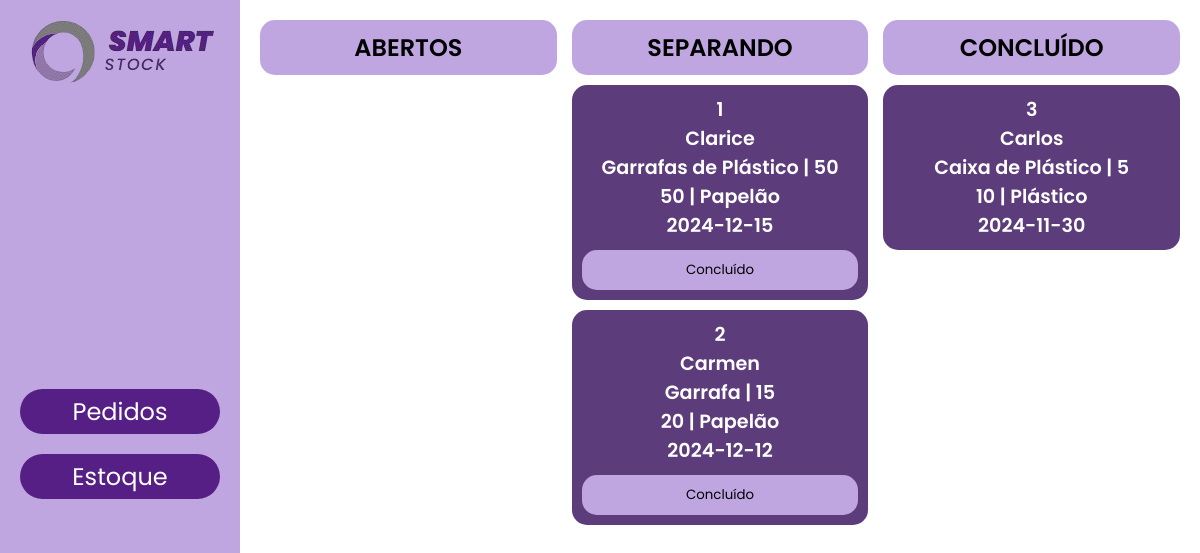
/pedidos.php, run on an earlier commit of the app's database.
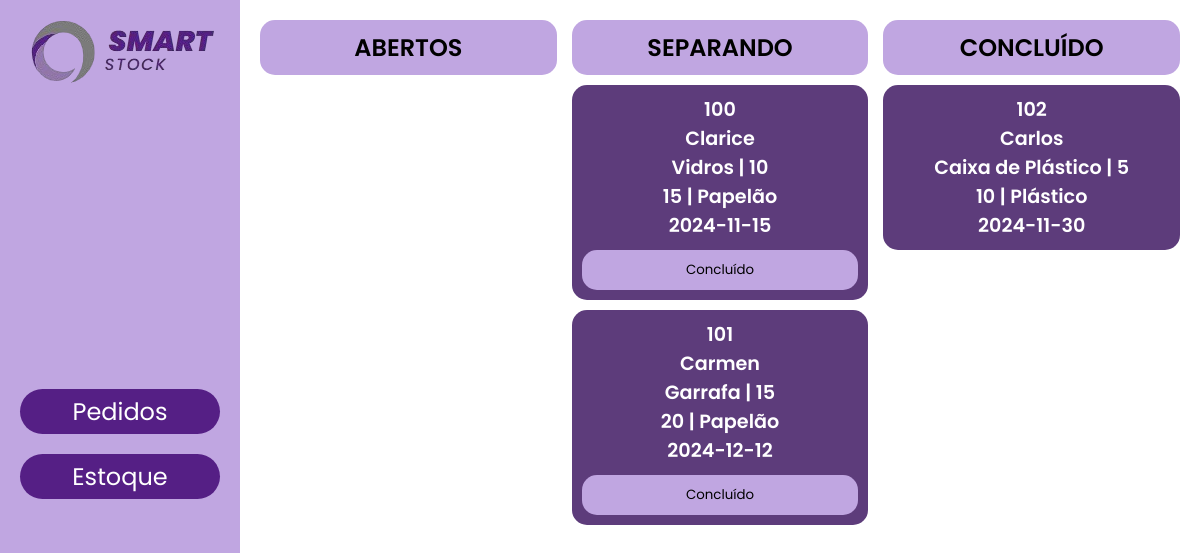
And on a later commit of the database.
### tables this page shows
CREATE TABLE IF NOT EXISTS Solicitacoes_Pedidos (
    Id_Solicitacao INT AUTO_INCREMENT PRIMARY KEY,
    Id_Usuario INT,
    Produto VARCHAR(100) NOT NULL,
    Quantidade_Produto INT NOT NULL,
    Tipo_caixa VARCHAR(100) NOT NULL,
    Tamanho_Caixa VARCHAR(100) NOT NULL,
    Quantidade_Caixa INT NOT NULL,
    Status_Separacao VARCHAR(100) NOT NULL,
    Cliente VARCHAR(100) NOT NULL,
    Prazo DATE NOT NULL,
    FOREIGN KEY (Id_Usuario) REFERENCES Usuarios(Id) ON DELETE CASCADE
);

CREATE TABLE IF NOT EXISTS Usuarios (
    Id INT AUTO_INCREMENT PRIMARY KEY,
    Nome VARCHAR(100) NOT NULL,
    Email VARCHAR(100) NOT NULL UNIQUE,
    Senha VARCHAR(60) NOT NULL
);

### pedidos.php (the view, shortened to what this page needs)
<?php
require_once("connect_db.php");
?>
<!DOCTYPE html>
<html lang="pt-br">
<head>
    <link rel="stylesheet" href="stylepedidos.css" />
</head>
<body>
    <main>
        <nav>
            <img src="imagens/Logo Login.png" alt="logo" class="logo" />
            <ul class="nav-list">
                <li><a href="pedidos.php">Pedidos</a></li>
                <li><a href="estoque.php">Estoque</a></li>
            </ul>
        </nav>
        <section class="container">
            <?php
            $statuses = [
                "ABERTOS" => "Abertos",
                "SEPARANDO" => "Em andamento",
                "CONCLUÍDO" => "Entregue"
            ];
            foreach ($statuses as $columnTitle => $dbStatus) : ?>
                <div class="column">
                    <p class="column-title"><?= $columnTitle ?></p>
                    <?php
                    try {
                        $lista = $pdo->prepare("SELECT * FROM Solicitacoes_Pedidos WHERE Status_Separacao = ?");
                        $lista->execute([$dbStatus]);
                        while ($linha = $lista->fetch(PDO::FETCH_ASSOC)) {
                            $idSolicitacao = $linha['Id_Solicitacao'];
                            $produto = $linha['Produto'];
                            $id_usuario = $linha['Id_Usuario'];
                            $user = $pdo->query("SELECT Nome FROM Usuarios WHERE id = $id_usuario")->fetch(PDO::FETCH_ASSOC)['Nome'];
                            $qtd = $linha['Quantidade_Produto'];
                            $tipo_caixa = $linha['Tipo_caixa'];
                            $qtd_caixa = $linha['Quantidade_Caixa'];
                            $prazo = $linha['Prazo'];
                            echo "<div class='card'>
                                <form method='POST'>
                                    <input type='hidden' name='id_solicitacao' value='$idSolicitacao'>
                                    <p>$idSolicitacao</p>
                                    <p>$user</p>
                                    <p>$produto | $qtd</p>
                                    <p>$qtd_caixa | $tipo_caixa</p>
                                    <p>$prazo</p>";
                            if ($dbStatus === "Abertos") {
                                echo "<button class='btn-column' name='status' value='Em andamento'>Separando</button>";
                            } elseif ($dbStatus === "Em andamento") {
                                echo "<button class='btn-column' name='status' value='Entregue'>Concluído</button>";
                            }
                            echo "</form>
                            </div>";
                        }
                    } catch (PDOException $e) {
                        echo "Erro ao buscar solicitações: " . $e->getMessage();
                    }
                    ?>
                </div>
            <?php endforeach; ?>
        </section>
    </main>
</body>
</html>

### stylepedidos.css (style rules this page uses)
* { margin: 0; padding: 0; box-sizing: border-box; font-family: Poppins; }
main { display: flex; width: 100%; height: 100vh; }
nav { width: 240px; height: 100vh; display: flex; flex-direction: column; justify-content: space-between; align-items: center; padding: 10px 20px; background-color: #c0a6e1; color: #fff; font-size: 1.5rem; }
nav .nav-list { display: flex; list-style: none; flex-direction: column; align-items: center; justify-content: center; gap: 20px; width: 100%; }
nav .nav-list li { width: 100%; list-style: none; background-color: #551f85; padding: 5px 20px; border-radius: 25px; text-align: center; }
.nav-list li a { color: white; text-decoration: none; }
.container { width: 100%; height: 100vh; display: grid; grid-template-columns: 1fr 1fr 1fr; gap: 15px; padding: 20px; }
.column { display: flex; flex-direction: column; gap: 10px; }
.column-title { font-size: 1.5rem; font-weight: 600; padding: 10px; text-align: center; border-radius: 15px; background-color: #c0a6e1; }
.card { display: flex; flex-direction: column; gap: 10px; padding: 10px; border-radius: 15px; background-color: #5d3c7b; position: relative; }
.card p { text-align: center; font-size: 1.2rem; color: #fff; font-weight: 600; }
.btn-column { width: 100%; margin-top: 10px; padding: 10px; border-radius: 15px; border: none; background-color: #c0a6e1; cursor: pointer; color: black; }

What changed in the data, as far as the page shows it:
removed solicitacoes_pedidos: Id_Solicitacao "1", Id_Usuario.Nome "Clarice", Produto "Garrafas de Plástico", Quantidade_Produto "50", Quantidade_Caixa "50", Tipo_caixa "Papelão", Prazo "2024-12-15", shows "Concluído", shown under "SEPARANDO"
removed solicitacoes_pedidos: Id_Solicitacao "2", Id_Usuario.Nome "Carmen", Produto "Garrafa", Quantidade_Produto "15", Quantidade_Caixa "20", Tipo_caixa "Papelão", Prazo "2024-12-12", shows "Concluído", shown under "SEPARANDO"
removed solicitacoes_pedidos: Id_Solicitacao "3", Id_Usuario.Nome "Carlos", Produto "Caixa de Plástico", Quantidade_Produto "5", Quantidade_Caixa "10", Tipo_caixa "Plástico", Prazo "2024-11-30", shown under "CONCLUÍDO"
added solicitacoes_pedidos: Id_Solicitacao "100", Id_Usuario.Nome "Clarice", Produto "Vidros", Quantidade_Produto "10", Quantidade_Caixa "15", Tipo_caixa "Papelão", Prazo "2024-11-15", shows "Concluído", shown under "SEPARANDO"
added solicitacoes_pedidos: Id_Solicitacao "101", Id_Usuario.Nome "Carmen", Produto "Garrafa", Quantidade_Produto "15", Quantidade_Caixa "20", Tipo_caixa "Papelão", Prazo "2024-12-12", shows "Concluído", shown under "SEPARANDO"
added solicitacoes_pedidos: Id_Solicitacao "102", Id_Usuario.Nome "Carlos", Produto "Caixa de Plástico", Quantidade_Produto "5", Quantidade_Caixa "10", Tipo_caixa "Plástico", Prazo "2024-11-30", shown under "CONCLUÍDO"
